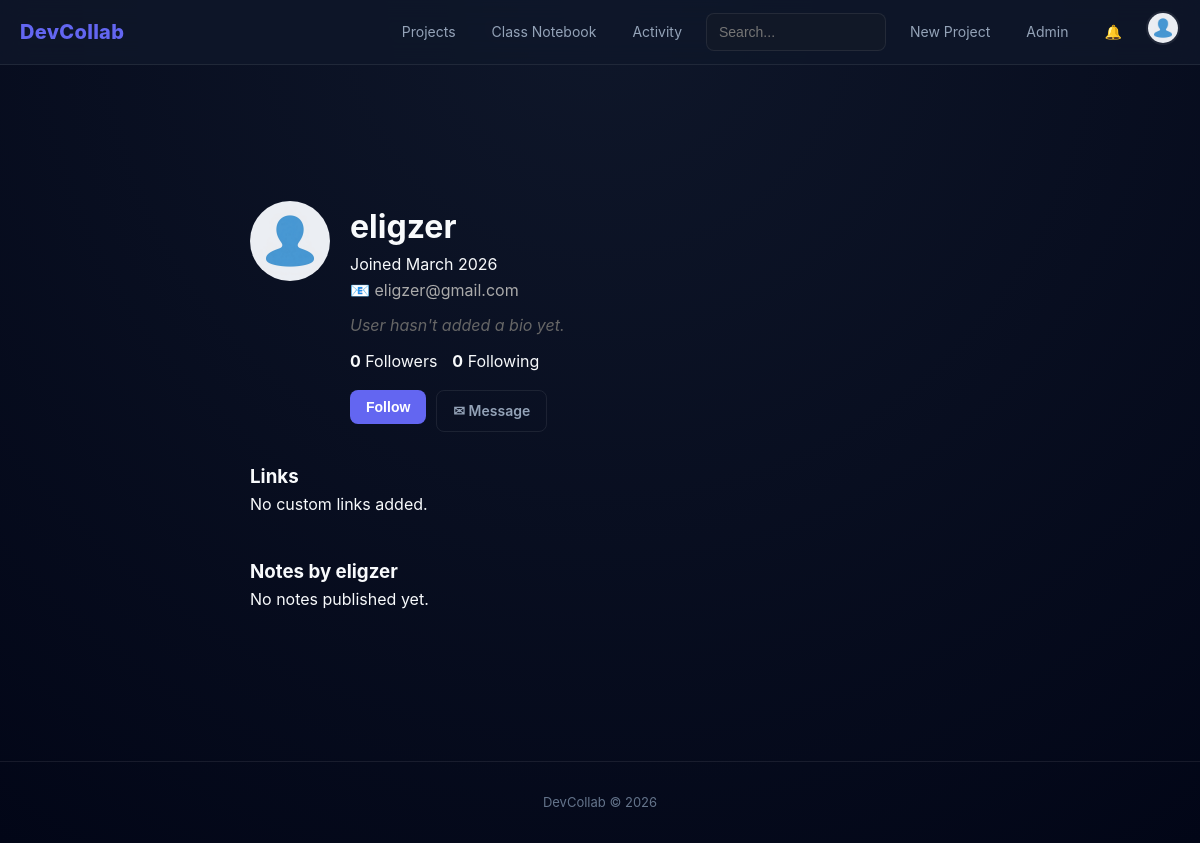
The page /user/eligzer (signed in) on the database its author committed.
### models.py (models this page shows, shortened)
class User(UserMixin, db.Model):
    __tablename__ = "users"
    id = db.Column(db.Integer, primary_key=True)
    username = db.Column(db.String(80), unique=True, nullable=False, index=True)
    email = db.Column(db.String(120), unique=True, nullable=False, index=True)
    password_hash = db.Column(db.String(256), nullable=False)
    bio = db.Column(db.Text, default="")
    github_link = db.Column(db.String(200), default="")
    profile_image = db.Column(db.String(120), default="default.jpg")
    is_admin = db.Column(db.Boolean, default=False)
    is_active = db.Column(db.Boolean, default=True)
    created_at = db.Column(db.DateTime, default=lambda: datetime.now(timezone.utc))
    projects = db.relationship("Project", backref="owner", lazy=True)
    snippets = db.relationship("CodeSnippet", backref="author", lazy=True)
    comments = db.relationship("Comment", backref="author", lazy=True)
    links = db.relationship("UserLink", backref="user", lazy=True)
    followers = db.relationship(
        "Follow",
        foreign_keys="Follow.following_id",
        backref="following",
        lazy=True
    )
    followed = db.relationship(
        "Follow",
        foreign_keys="Follow.follower_id",
        backref="follower",
        lazy=True
    )
    messages_sent = db.relationship(
        "Message",
        foreign_keys="Message.sender_id",
        backref="sender",
        lazy=True
    )
    messages_received = db.relationship(
        "Message",
        foreign_keys="Message.receiver_id",
        backref="receiver",
        lazy=True
    )
    notifications = db.relationship("Notification", backref="user", lazy=True)
    pinned_notes = db.relationship("PinnedNote", backref="user", lazy=True)

### routes/user.py (the view)
@user_bp.route("/user/<username>")
def profile(username):
    user = User.query.filter_by(username=username).first_or_404()
    notes = ClassNote.query.filter_by(
        created_by=user.username
    ).order_by(ClassNote.created_at.desc()).all()
    link_form = UserLinkForm()
    is_following = False
    if current_user.is_authenticated and current_user.id != user.id:
        is_following = Follow.query.filter_by(
            follower_id=current_user.id,
            following_id=user.id
        ).first() is not None
    return render_template(
        "user/profile.html",
        user=user,
        notes=notes,
        link_form=link_form,
        is_following=is_following
    )

### forms.py
class UserLinkForm(FlaskForm):
    title = StringField(
        "Link Title",
        validators=[DataRequired(), Length(max=100)]
    )
    url = StringField(
        "URL",
        validators=[DataRequired(), URL(), Length(max=500)]
    )
    submit = SubmitField("Add Link")

### templates/user/profile.html (shortened to what this page needs)
{% extends "base.html" %}
{% block content %}
<div class="container">
<div class="profile-wrapper">
<div class="profile-card">
<div class="profile-header">
<img src="{{ url_for('static', filename='profile_pics/' ~ (user.profile_image if user.profile_image else 'default.jpg')) }}">
<div>
<h1>{{ user.username }}</h1>
<p class="text-muted">
Joined {{ user.created_at.strftime('%B %Y') if user.created_at else '' }}
</p>
{% if user.email %}
<p style="color:#aaa;">📧 {{ user.email }}</p>
{% endif %}
{% if user.bio %}
<p style="margin-top:10px;">{{ user.bio }}</p>
{% else %}
<p style="color:#666;font-style:italic;margin-top:10px;">
User hasn't added a bio yet.
</p>
{% endif %}
<div style="display:flex;gap:15px;margin-top:10px;">
<span><strong>{{ user.followers|length }}</strong> Followers</span>
<span><strong>{{ user.followed|length }}</strong> Following</span>
</div>
<div style="margin-top:15px;display:flex;gap:10px;flex-wrap:wrap;">
{% if current_user.is_authenticated and current_user.id == user.id %}
<a href="{{ url_for('user.edit_profile') }}" class="btn btn-primary">
Edit Profile
</a>
{% elif current_user.is_authenticated %}
{% if is_following %}
<form action="{{ url_for('user.unfollow', username=user.username) }}" method="POST">
<input type="hidden" name="csrf_token" value="{{ csrf_token() }}">
<button class="btn btn-outline">Unfollow</button>
</form>
{% else %}
<form action="{{ url_for('user.follow', username=user.username) }}" method="POST">
<button class="btn btn-primary">Follow</button>
</form>
{% endif %}
<a href="{{ url_for('messages.conversation', username=user.username) }}" class="btn btn-outline">
✉ Message
</a>
{% endif %}
</div>
</div>
</div>
<h3>Links</h3>
{% if user.links %}
<ul style="list-style:none;padding:0;margin-top:10px;">
{% for link in user.links %}
<li style="margin-bottom:8px;display:flex;gap:8px;align-items:center;">
<a href="{{ link.url }}" target="_blank">
🔗 {{ link.title }}
</a>
{% if current_user.is_authenticated and current_user.id == user.id %}
<form action="{{ url_for('user.delete_link', user_id=user.id, link_id=link.id) }}" method="POST">
<input type="hidden" name="csrf_token" value="{{ csrf_token() }}">
<button style="background:none;border:none;color:red;cursor:pointer;">Delete</button>
</form>
{% endif %}
</li>
{% endfor %}
</ul>
{% else %}
<p class="text-muted">No custom links added.</p>
{% endif %}
<h3 style="margin-top:40px;">Notes by {{ user.username }}</h3>
{% if notes %}
<div class="card-grid">
{% for note in notes %}
<div class="card">
<h3>
<a href="{{ url_for('notes.detail', note_id=note.id) }}">
{{ note.title }}
</a>
</h3>
<div class="meta">
{{ note.updated_at.strftime('%Y-%m-%d') if note.updated_at else '' }}
</div>
<div class="preview">
{{ note.content[:150] }}
{% if note.content|length > 150 %}...{% endif %}
</div>
</div>
{% endfor %}
</div>
{% else %}
<p>No notes published yet.</p>
{% endif %}
</div>
</div>
</div>
{% endblock %}

### templates/base.html (shortened to what this page needs)
<!DOCTYPE html>
<html lang="en">
<head>
<link rel="stylesheet" href="{{ url_for('static', filename='css/style.css') }}">
</head>
<body>
<nav class="navbar">
<div class="navbar-inner">
<a href="{{ url_for('main.index') }}" class="navbar-brand">
DevCollab
</a>
<ul class="navbar-links" id="navbarLinks">
<li>
<a href="{{ url_for('projects.list_projects') }}">Projects</a>
</li>
<li>
<a href="{{ url_for('notes.list_notes') }}">Class Notebook</a>
</li>
<li>
<a href="{{ url_for('activity.feed') }}">Activity</a>
</li>
<li>
<form action="{{ url_for('main.search') }}" method="GET">
<input
type="text"
name="q"
placeholder="Search..."
class="form-control"
style="width:180px;">
</form>
</li>
<li>
<a href="{{ url_for('projects.create_project') }}">New Project</a>
</li>
{% if current_user.is_authenticated %}
<li>
<a href="{{ url_for('admin.dashboard') }}">Admin</a>
</li>
<li>
<a href="{{ url_for('user.notifications') }}">🔔</a>
</li>
<li class="profile-wrapper">
<img
src="{{ url_for('static', filename='profile_pics/' + (current_user.profile_image or 'default.jpg')) }}"
class="profile-avatar"
id="profileAvatar">
</li>
{% else %}
<li>
<a href="{{ url_for('auth.login') }}">Login</a>
</li>
{% endif %}
</ul>
</div>
</nav>
<div class="container">
</div>
<div class="container">
{% block content %}
{% endblock %}
</div>
<footer class="footer">
DevCollab © 2026
</footer>
</body>
</html>

### static/css/style.css (style rules this page uses)
:root { --bg-main:#020617; --bg-card:#0f172a; --bg-soft:#111827; --border:rgba(255,255,255,0.08); --text-main:#f8fafc; --text-secondary:#94a3b8; --text-muted:#64748b; --accent:#6366f1; --accent-light:#818cf8; --success:#10b981; --danger:#ef4444; --radius:12px; --shadow-sm:0 4px 12px rgba(0,0,0,0.25); --shadow-md:0 14px 40px rgba(0,0,0,0.35); --transition:all .2s ease; }
* { margin:0; padding:0; box-sizing:border-box; }
body { font-family:Inter,system-ui,-apple-system; background: radial-gradient(circle at top,#0f172a,#020617); color:var(--text-main); line-height:1.6; overflow-x:hidden; }
a { text-decoration:none; color:inherit; }
.container { max-width:1200px; margin:auto; padding:24px; }
.navbar { background:rgba(15,23,42,.85); backdrop-filter:blur(12px); border-bottom:1px solid var(--border); position:sticky; top:0; z-index:1000; }
.navbar-inner { display:flex; align-items:center; justify-content:space-between; max-width:1200px; margin:auto; height:64px; padding:0 20px; }
.navbar-brand { font-weight:800; font-size:20px; color:var(--accent); letter-spacing:.3px; }
.navbar-links { display:flex; gap:12px; list-style:none; align-items:center; }
.navbar-links a { color:var(--text-secondary); font-size:14px; padding:8px 12px; border-radius:8px; transition:var(--transition); }
.profile-wrapper { position:relative; cursor:pointer; }
.profile-avatar { width:34px; height:34px; border-radius:50%; border:2px solid var(--border); object-fit:cover; }
.btn { display:inline-flex; align-items:center; justify-content:center; gap:6px; padding:9px 16px; border-radius:8px; font-size:14px; font-weight:600; border:none; cursor:pointer; transition:var(--transition); }
.btn-primary { background:var(--accent); color:white; }
.btn-outline { border:1px solid var(--border); color:var(--text-secondary); background:none; }
.form-control { width:100%; background:var(--bg-soft); border:1px solid var(--border); border-radius:8px; padding:10px 12px; color:var(--text-main); font-size:14px; transition:var(--transition); }
.profile-card { max-width:700px; margin:auto; }
.profile-header { display:flex; align-items:center; gap:18px; flex-wrap:wrap; }
.profile-header img { width:85px; height:85px; border-radius:50%; object-fit:cover; }
.footer { text-align:center; margin-top:60px; padding:30px; border-top:1px solid var(--border); color:var(--text-muted); font-size:13px; }

### templates/user/profile.html (style rules this page uses)
.profile-wrapper { max-width:900px; margin:40px auto; }
.profile-card { width:100%; }
.profile-header { display:flex; align-items:flex-start; gap:20px; margin-bottom:30px; flex-wrap:wrap; }
.profile-header img { width:80px; height:80px; border-radius:50%; object-fit:cover; }

### rows shown on the page
User: profile_image (placeholder picture)
User: profile_image (placeholder picture), username "eligzer", created_at "March 2026", email "eligzer@gmail.com"

### other values the page prints
{{ user.followers|length }} "0"
{{ user.followed|length }} "0"
